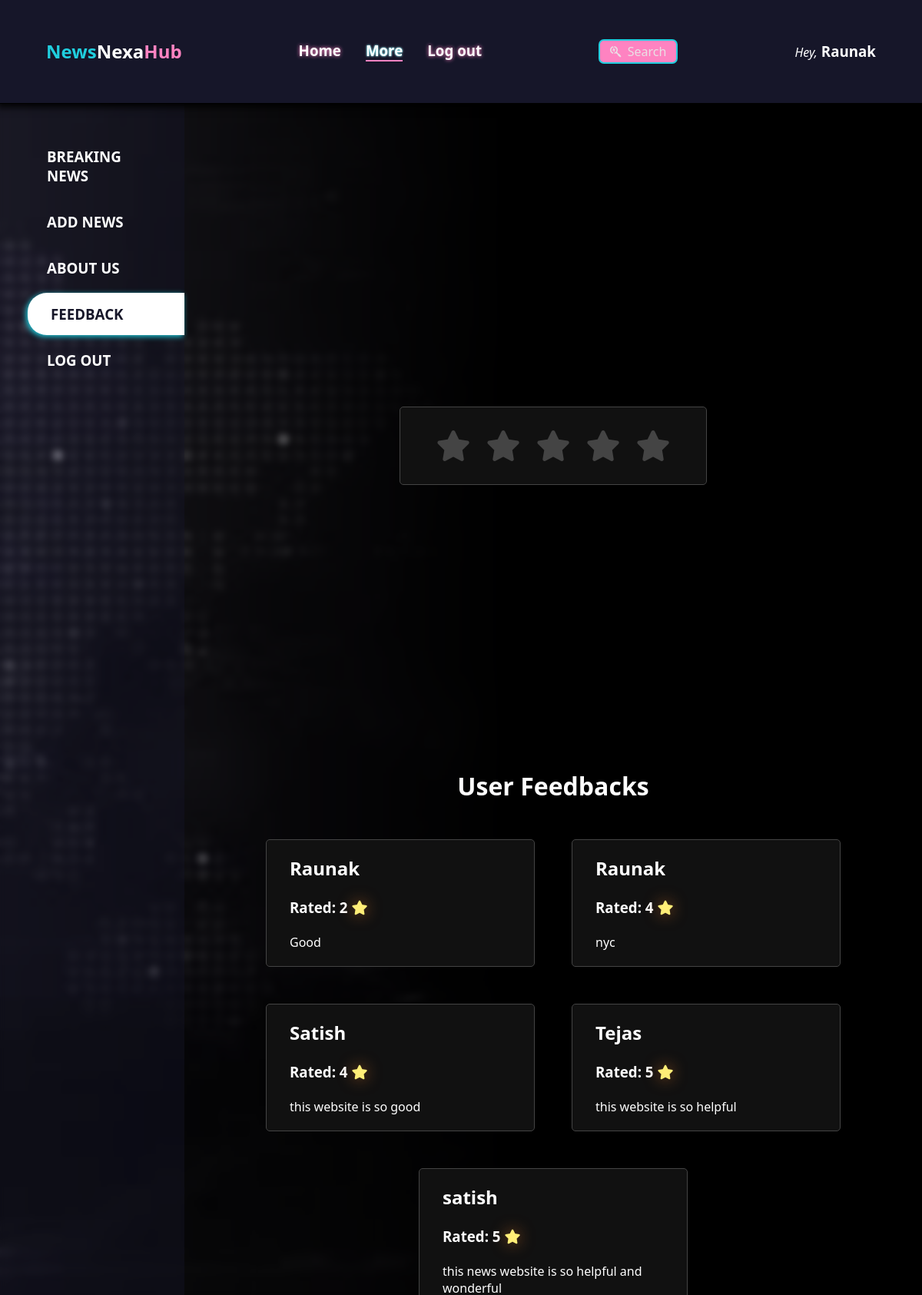
The page /pages/feedback.php (signed in) on the database its author committed.
### tables this page shows
CREATE TABLE `feedback` (
  `id` int(11) NOT NULL,
  `username` varchar(255) NOT NULL,
  `feedback` text NOT NULL,
  `stars` int(11) NOT NULL
);

### pages/feedback.php (the view, shortened to what this page needs)
<?php
  $mysqli = require __DIR__ . '/../php/dbcon.php';
  $sql = "select * from feedback";
  $result = $mysqli->query($sql);
	$username = $_SESSION['username'];
?>
<!DOCTYPE html>
<html lang="en">
  <head>
    <link rel="stylesheet" href="../css/resets.css" />
    <link rel="stylesheet" href="../css/nav.css" />
    <link rel="stylesheet" href="../css/aside.css" />
    <link rel="stylesheet" href="../css/feedback.css" />
  </head>
  <body>
    <nav>
      <div class="main-container">
        <div class="logo">
          <h1><span>News</span>Nexa<span>Hub</span></h1>
        </div>
        <div class="nav-links">
          <ul>
            <li class="hover-link">
              <a href="home.php">
                <h3>Home</h3>
              </a>
            </li>
            <li class="hover-link active">
              <a href="#">
                <h3>More</h3>
              </a>
            </li>
            <li class="hover-link">
              <a href="../php/logout.php">
                <h3>Log out</h3>
              </a>
            </li>
          </ul>
        </div>
        <div class="search-bar">
          <a href="home.php">
            <button id="search-btn" class="btn"><i class="fa-brands fa-searchengin"></i>&nbsp;&nbsp;Search</button>
          </a>
        </div>
        <div class="user-name">
          <i>Hey,</i>
          <h3><?php echo $username; ?></h3>
        </div>
      </div>
    </nav>
    <aside>
      <div class="menu">
        <a href="breaking-news.php">
            <h3>Breaking News</h3>
        </a>
        <a href="add-news.php">
            <h3>Add News</h3>
        </a>
        <a href="about-us.php">
            <h3>About Us</h3>
        </a>
        <a href="feedback.php">
            <h3  class="active">Feedback</h3>
        </a>
        <a href="../php/logout.php">
            <h3>Log out</h3>
        </a>
      </div>
    </aside>
    <main>
    <div class="star-area">
      <form action="../php/process-feedback.php" method="post">
        <div class="container">
          <div class="star-widget">
            <label for="rate-5" class="fas fa-star"></label>
            <label for="rate-4" class="fas fa-star"></label>
            <label for="rate-3" class="fas fa-star"></label>
            <label for="rate-2" class="fas fa-star"></label>
            <label for="rate-1" class="fas fa-star"></label>
          </div>
        </div>
      </form>
    </div>
    <div class="feedback-area">
      <h1 class="fb-head">User Feedbacks</h1>
      <?php
        while($row = $result->fetch_assoc()) {
        $fusername = $row['username'];
        $feedback = $row['feedback'];
        $stars = $row['stars'];
        echo "<div class='feedback-box'>
        <h2>$fusername</h2>
        <br>
        <h3>Rated: $stars <span class='fas fa-star show-star'</span></h3>
        <br>
        <p>$feedback</p>
        </div>";
        }
      ?>
    </div>
    </main>
  </body>
</html>

### css/nav.css (style rules this page uses)
.logo span:first-child { color: var(--accent-color); }
.logo span:last-child { color: var(--accent-color-2); }
.hover-link { text-shadow: 0px 0px 5px var(--accent-color-2); transition: all 0.3s; }
.hover-link:active, .hover-link.active { border-bottom: 2px solid var(--accent-color-2); text-shadow: 0px 0px 2px var(--accent-color), 0px 0px 3px var(--secondary-text-color); }
.btn { background-color: var(--accent-color-2); color: var(--secondary-text-color); padding: 3px 13px; border-radius: 7px; border: 2px solid var(--accent-color); font-weight: 500; font-size: 1rem; transition: all 0.3s; }
nav { background-color: var(--secondary-bg-color); position: fixed; top: 0; z-index: 99; width: 100vw; height: 8vh; box-shadow: 0px 0px 10px 4px var(--tertiary-bg-color); border-bottom: 1px solid var(--tertiary-bg-color); }
nav .main-container { display: flex; align-items: center; justify-content: space-between; height: 100%; }
.nav-links ul { display: flex; gap: 2rem; list-style: none; }
.user-name { display: flex; gap: 5px; align-items: baseline; }

### css/aside.css (style rules this page uses)
aside { height: 92vh; width: 20%; position: fixed; bottom: 0; background: var(--transparent-bg-color); }
.menu { padding-left: 3vw; padding-top: 3vw; }
.menu h3 { display: block; margin-block: 5px; padding: 15px 25px; text-transform: uppercase; color: #fff; border-top-left-radius: 25px; border-bottom-left-radius: 25px; margin-bottom: 1px; transition: all ease 0.3s; }
.menu h3.active { background: var(--primary-text-color); color: var(--secondary-bg-color); box-shadow: -2px 2px 7px var(--accent-color); padding-left: 30px; }
main { position: fixed; width: 80%; height: 92vh; right: 0; bottom: 0; padding: 1.5rem; overflow-x: hidden; overflow-y: scroll; }

### css/feedback.css (style rules this page uses)
.star-area { display: grid; height: 50vh; place-items: center; text-align: center; }
.container { position: relative; width: 400px; background: #111; padding: 20px 30px; border: 1px solid #444; border-radius: 5px; display: flex; align-items: center; justify-content: center; flex-direction: column; }
.star-widget label { font-size: 40px; color: #444; padding: 10px; float: right; transition: all 0.2s ease; }
.feedback-area { color: white; display: flex; gap: 3rem; justify-content: center; flex-wrap: wrap; }
.fb-head { text-align: center; width: 100%; }
.show-star { color: #fe7; text-shadow: 0 0 20px #952; }
.feedback-box { width: 350px; background: #111; padding: 20px 30px; border: 1px solid #444; border-radius: 5px; }

### rows shown on the page
feedback: username "Raunak", stars "2", feedback "Good"
feedback: username "Raunak", stars "4", feedback "nyc"
feedback: username "Satish", stars "4", feedback "this website is so good"
feedback: username "Tejas", stars "5", feedback "this website is so helpful"
feedback: username "satish", stars "5"

### other values the page prints
$username "Raunak"
